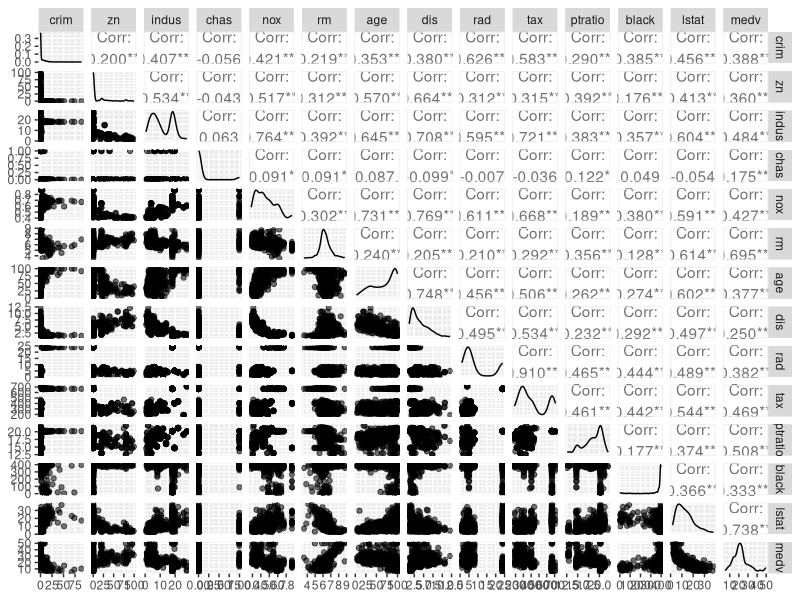
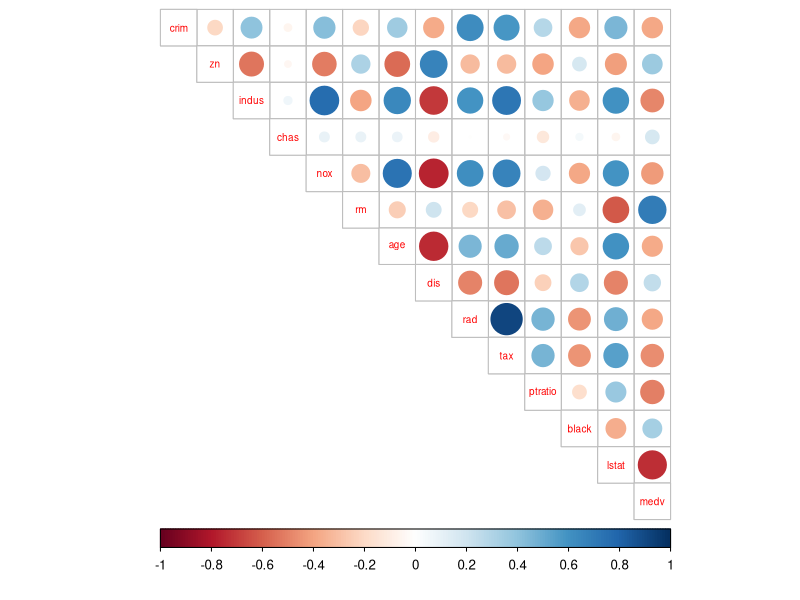
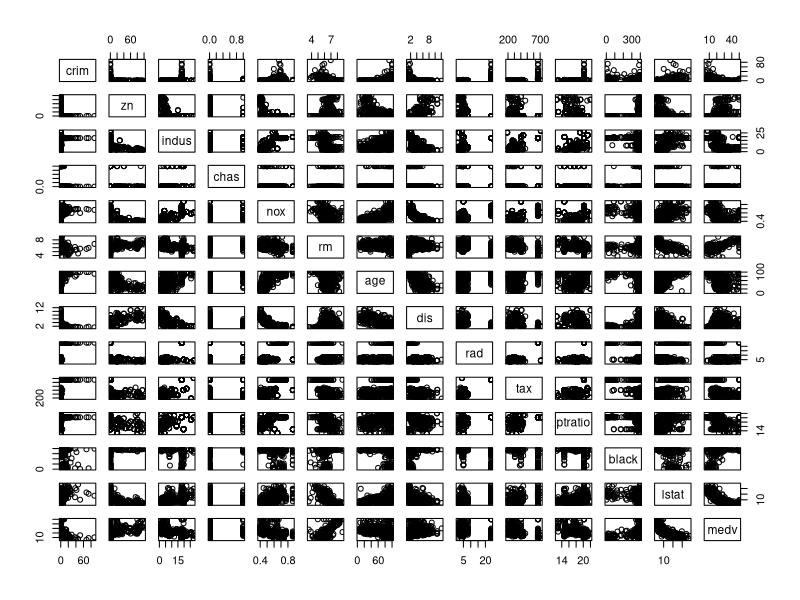

Source code (R) for these figures, in order:
install.packages("corrplot")
library(MASS)
library(tidyverse)
library(ggplot2)
library(GGally)
library(corrplot)
data("Boston")

dim(Boston)
str(Boston)

summary(Boston)
ggpairs(Boston, 
        mapping = aes(alpha = 0.6), 
        lower = list(combo = wrap("facethist", bins = 30)))
?ggpairs

cor_matrix<-cor(Boston) 
cor_matrix %>%
  round(digits = 2)
corrplot(cor_matrix, method="circle", type = "upper", cl.pos = "b", tl.pos = "d", tl.cex = 0.6)
pairs(Boston)
